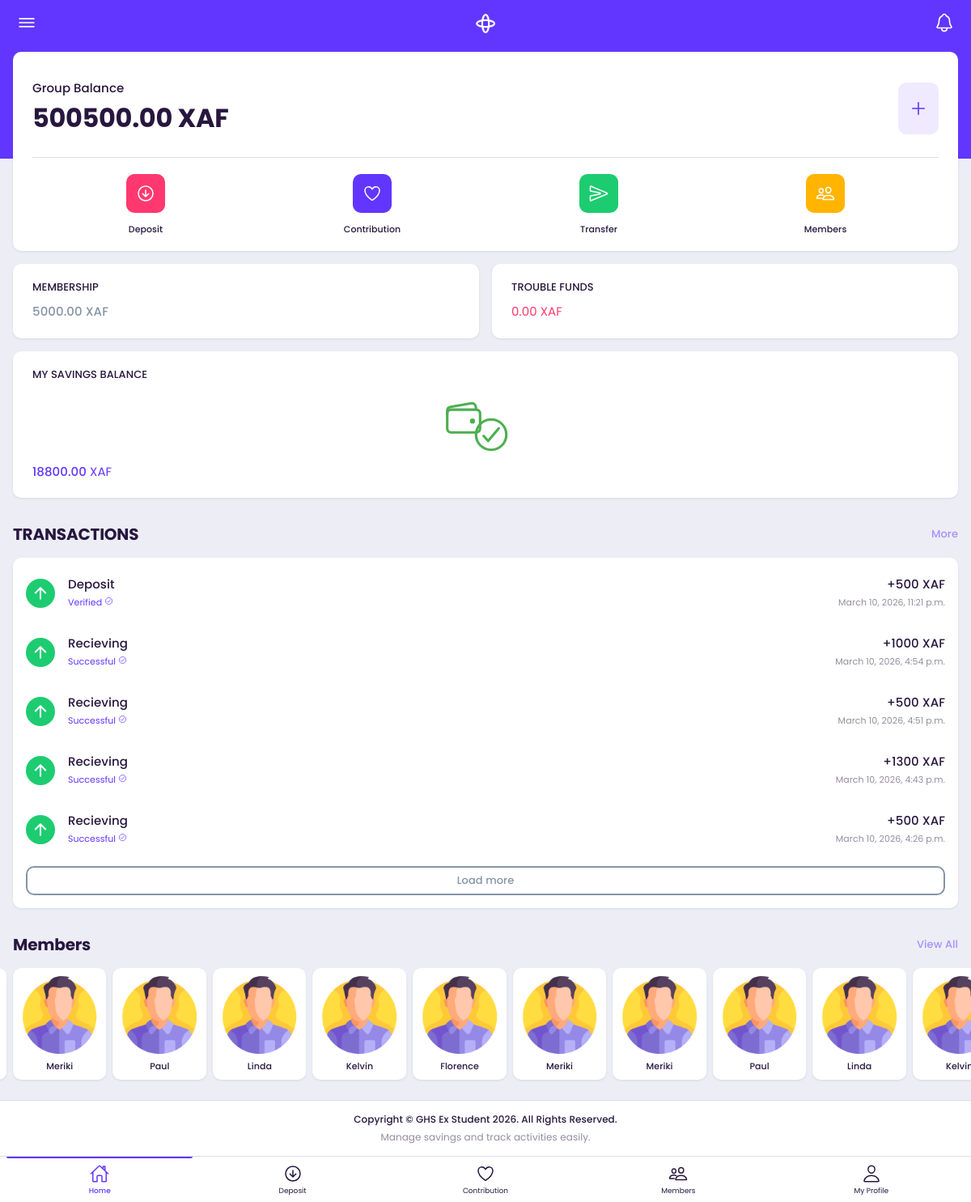
Page /members_dashboard (signed in) on the earlier database version.
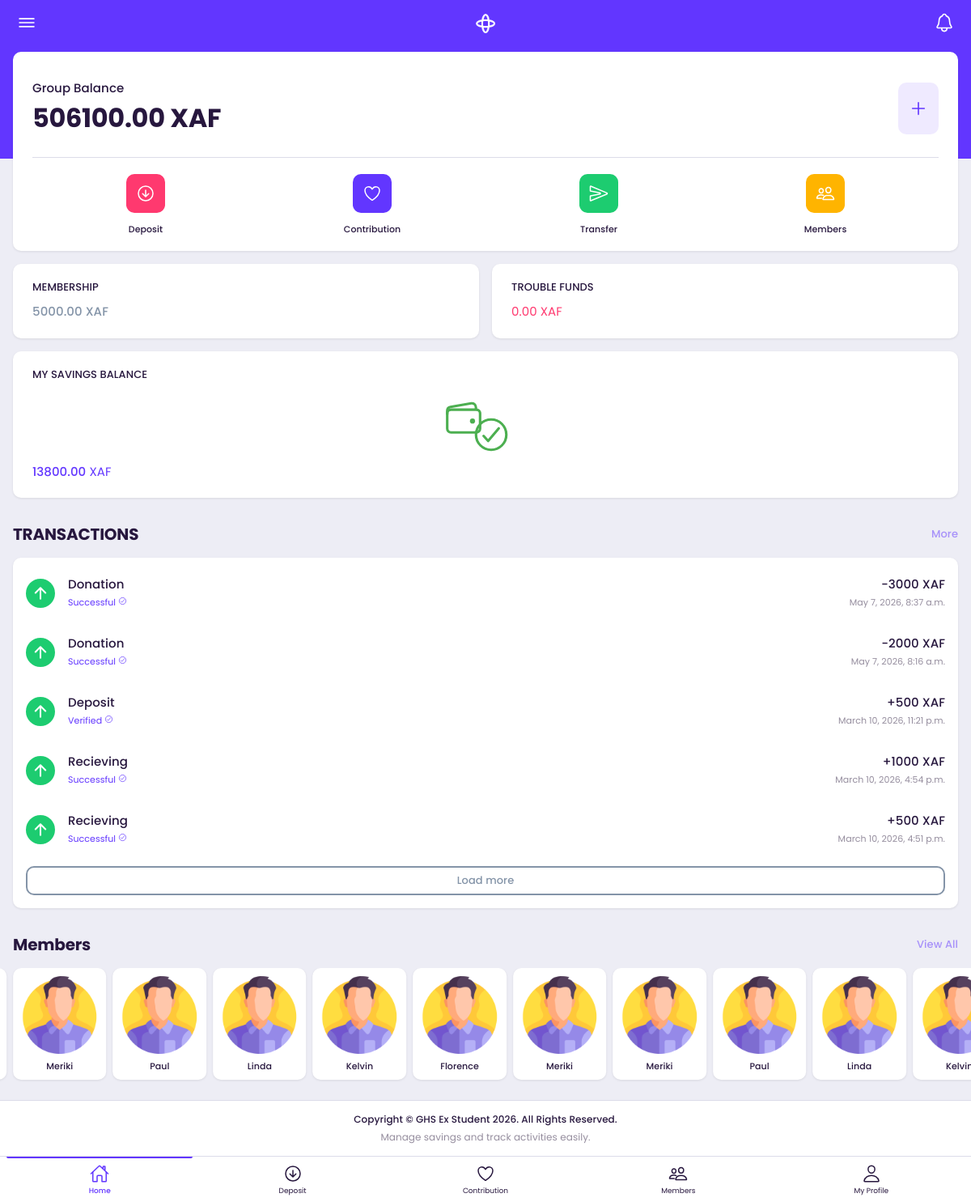
Same page on the later database version.
### members/models.py (models this page shows, shortened)
class Account(models.Model):
    member = models.ForeignKey(User,on_delete=models.CASCADE,null=True,blank=True)
    memberBalance=  models.DecimalField(max_digits=11,decimal_places=2,default=0,blank=True,null=True)
    troubleFundsBalance=  models.DecimalField(max_digits=11,decimal_places=2,default=0,blank=True,null=True)
    mainAccountBalance=  models.DecimalField(max_digits=11,decimal_places=2,default=0,blank=True,null=True)
    registrationAmount=  models.DecimalField(max_digits=11,decimal_places=2,default=0,blank=True,null=True)
    accountNumber = models.CharField(max_length=200,default=0,null=True,blank=True)
    created_at = models.DateField(auto_now_add=True)
    updated_at = models.DateField(auto_now=True)
    class Meta:
        verbose_name_plural = "Members Account"

class Transaction(models.Model):
    member = models.ForeignKey(User,on_delete=models.CASCADE,null=True,blank=True)
    amount=models.DecimalField(max_digits=11,decimal_places=0,default=0,blank=True,null=True)
    transactionType = models.CharField(max_length=200,default=0,null=True,blank=True)
    transactionReference = models.CharField(max_length=200,default="0",null=True,blank=True)
    transactionStatus = models.CharField(max_length=200,default="0",null=True,blank=True)
    PODs = models.FileField(upload_to="POD/", null=True, blank=True)
    created_at = models.DateTimeField(auto_now_add=True)
    updated_at = models.DateTimeField(auto_now=True)

### k12auth/models.py (models this page shows, shortened)
class User(AbstractUser):
    is_member = models.BooleanField(default=False,blank=True,null=True)
    is_cashier = models.BooleanField(default=False,blank=True,null=True)
    is_manager = models.BooleanField(default=False,blank=True,null=True)
    is_admin = models.BooleanField(default=False,blank=True,null=True)
    membershipTitle = models.CharField(max_length=200,default=0,null=True,blank=True)
    position = models.CharField(max_length=200,default=0,null=True,blank=True)
    profilePicture = models.FileField(upload_to="ProfilePictures/", null=True, blank=True)
    class Meta(AbstractUser.Meta):
       swappable = 'AUTH_USER_MODEL'

### k12auth/views.py (the view)
# urls.py: path('members_dashboard', views.member_dashboard, name='member_dashboard'),
@login_required(login_url="/login")
def member_dashboard(request):
    username = request.user.username
    members_instance = User.objects.filter(
        Q(is_member=True, is_staff=False) | Q(is_member=False, is_staff=False))
    main_user = User.objects.only("id").get(username=settings.MAIN_GROUP_NUMBER)
    current_user = request.user
    main_account = Account.objects.filter(member=main_user).first()
    member_account = Account.objects.filter(member=current_user).first()
    mainAccountBalance = main_account.mainAccountBalance if main_account else 0
    troubleFundsBalance = main_account.troubleFundsBalance if main_account else 0
    membersBalance = member_account.memberBalance if member_account else 0
    groupRegistrationAmount = member_account.registrationAmount if member_account else 0
    transaction_log = Transaction.objects.filter(
        member=current_user
    ).order_by('-created_at')[:5]
    toBeReconcileTransaction = Transaction.objects.filter(
        transactionStatus="Initiated",
        transactionType="Deposit"
    ).order_by('-created_at')[:10]
    toBeWithdrawalTransaction = Withdrawal.objects.filter(
        withdrawalStatus="Initiated"
    ).order_by('-created_at')[:10]
    context = {
        'members_instance': members_instance,
        'mainAccountBalance': mainAccountBalance,
        'membersBalance': membersBalance,
        'troubleFundsBalance': troubleFundsBalance,
        'groupRegistrationAmount': groupRegistrationAmount,
        'transaction_log': transaction_log,
        'toBeReconcileTransaction': toBeReconcileTransaction,
        'toBeWithdrawalTransaction': toBeWithdrawalTransaction,
    }
    return render(request, 'members/dashboard.html', context)

### templates/members/dashboard.html (shortened to what this page needs)
{% load static %}
<!doctype html>
<html lang="en">
{% include "ext/header.html" %}
<body>
    <div class="appHeader bg-primary text-light">
        <div class="left">
            <a href="#" class="headerButton" data-bs-toggle="modal" data-bs-target="#sidebarPanel">
                <ion-icon name="menu-outline"></ion-icon>
            </a>
        </div>
        <div class="pageTitle">
            <img src="{% static 'assets/img/loading-icon.png'  %} " alt="logo" class="logo">
        </div>
        <div class="right">
            <a href="/transactions" class="headerButton">
                <ion-icon class="icon" name="notifications-outline"></ion-icon>
            </a>
        </div>
    </div>
    <div id="appCapsule">
        <div class="section wallet-card-section pt-1">
            <div class="wallet-card">
                <div class="balance">
                    <div class="left">
                        <span class="title">Group Balance</span>
                        <h2 class="total">{{mainAccountBalance}} XAF</h2>
                    </div>
                    <div class="right">
                        <a href="#" class="button" data-bs-toggle="modal" data-bs-target="#withdrawActionSheet">
                            <ion-icon name="add-outline"></ion-icon>
                        </a>
                    </div>
                </div>
                {% if request.user.is_admin %}
                <div class="wallet-footer">
                    <div class="item">
                        <a href="/process_donation_withdrawal" >
                            <div class="icon-wrapper bg-danger">
                                <ion-icon name="arrow-down-circle-outline"></ion-icon>
                            </div>
                            <strong>Donx Out</strong>
                        </a>
                    </div>
                    <div class="item">
                        <a href="/new_donation" >
                            <div class="icon-wrapper">
                               <ion-icon name="heart-outline"></ion-icon>
                            </div>
                            <strong>New Contribution</strong>
                        </a>
                    </div>
                    <div class="item">
                        <a href="/unactivated_members">
                            <div class="icon-wrapper bg-success">
                                <ion-icon name="send-outline"></ion-icon>
                            </div>
                            <strong>Activate Member</strong>
                        </a>
                    </div>
                        <div class="item">
                        <a href="/delete_preference_Date">
                            <div class="icon-wrapper bg-success">
                                <ion-icon name="calendar-outline"></ion-icon>
                            </div>
                            <strong>Pref Dates</strong>
                        </a>
                    </div>
                </div>
                {% else %}
                <div class="wallet-footer">
                    <div class="item">
                        <a href="#" data-bs-toggle="modal" data-bs-target="#withdrawActionSheet">
                            <div class="icon-wrapper bg-danger">
                                <ion-icon name="arrow-down-circle-outline"></ion-icon>
                            </div>
                            <strong>Deposit</strong>
                        </a>
                    </div>
                    <div class="item">
                        <a href="/donations" >
                            <div class="icon-wrapper">
                                <ion-icon name="heart-outline"></ion-icon>
                            </div>
                            <strong>Contribution</strong>
                        </a>
                    </div>
                    <div class="item">
                        <a href="/transfer">
                            <div class="icon-wrapper bg-success">
                                <ion-icon name="send-outline"></ion-icon>
                            </div>
                            <strong>Transfer</strong>
                        </a>
                    </div>
                    <div class="item">
                        <a href="/member_list">
                            <div class="icon-wrapper bg-warning">
                                <ion-icon name="people-outline"></ion-icon>
                            </div>
                            <strong>Members</strong>
                        </a>
                    </div>
                </div>
                {% endif %}
            </div>
        </div>
        {% if request.user.is_admin %}
        {% else %}
        <div class="section">
            <div class="row mt-2">
                <div class="col-6">
                    <div class="stat-box">
                        <div class="title text-dark">MEMBERSHIP</div>
                        <div class=" text-secondary"><strong>{{groupRegistrationAmount}} XAF</strong></div>
                    </div>
                </div>
                <div class="col-6">
                    <div class="stat-box">
                        <div class="title text-dark">TROUBLE FUNDS</div>
                        <div class=" text-danger">{{troubleFundsBalance}} XAF</div>
                    </div>
                </div>
            </div>
            <div class="row mt-2">
                    <div class="col-12">
                    <div class="stat-box">
                        <div class="title text-dark">MY SAVINGS BALANCE</div>
                      <div style="text-align:center; margin: 20px;">
                    <ion-icon name="wallet-outline" style="font-size: 50px; color: #4CAF50;"></ion-icon>
                    <ion-icon name="checkmark-circle-outline" style="font-size: 50px; color: #4CAF50; position: relative; left: -20px; top: 20px;"></ion-icon>
                </div>
                        <div class=" text-primary"> <strong>{{membersBalance}}</strong> XAF</div>
                    </div>
                </div>
            </div>
        </div>
        {% endif %}
{% if request.user.is_member %}
        <div class="section mt-4">
            <div class="section-heading">
                <h2 class="title">TRANSACTIONS</h2>
                <a href="/transactions" class="link">More</a>
            </div>
            <div class="card">
                <ul class="listview flush transparent no-line image-listview detailed-list mt-1 mb-1">
                    {% for eachTransaction in transaction_log %}
                    <li>
                        <a href="/transactions_details/{{eachTransaction.id}}" class="item">
                            <div class="icon-box bg-success">
                                <ion-icon name="arrow-up-outline"></ion-icon>
                            </div>
                            <div class="in">
                                <div>
                                    <strong>{{eachTransaction.transactionType}}</strong>
                                    {% if eachTransaction.transactionStatus == "Initiated" or eachTransaction.transactionStatus == "Rejected" or  eachTransaction.transactionStatus == "Fraud" %}
                                    <div class="text-small text-danger">{{eachTransaction.transactionStatus}} <ion-icon name="close-circle-outline"></ion-icon></div>
                                    {% else %}
                                    <div class="text-small text-primary">{{eachTransaction.transactionStatus}} <ion-icon name="checkmark-circle-outline"></ion-icon></div>
                                    {% endif %}
                                </div>
                                <div class="text-end">
                                    {% if eachTransaction.transactionStatus == "Rejected" or eachTransaction.transactionStatus == "Fraud"  %}
                                    <strong>+{{eachTransaction.amount}} XAF</strong>
                                    {% elif eachTransaction.transactionType == "Deposit" or eachTransaction.transactionType == "Recieving" or eachTransaction.transactionType == "Incoming" %}
                                    <strong>+{{eachTransaction.amount}} XAF</strong>
                                    {% elif eachTransaction.transactionType == "Donation" or  eachTransaction.transactionType == "Transfer" or eachTransaction.transactionType  == "Donx Withdrawal" or eachTransaction.transactionType == "Withdrawal" %}
                                    <strong>-{{eachTransaction.amount}} XAF</strong>
                                    {% endif %}
                                    <div class="text-small">
                                        {{eachTransaction.created_at}}
                                    </div>
                                </div>
                            </div>
                        </a>
                    </li>
                    {% endfor %}
                </ul>
                <div class="card-body pt-0">
                    <a href="/transactions" class="btn btn-block btn-outline-secondary">Load more</a>
                </div>
            </div>
        </div>
{% endif %}
        <div class="section full mt-4">
            <div class="section-heading padding">
                <h2 class="title">Members</h2>
                <a href="/member_list" class="link">View All</a>
            </div>
            <div class="carousel-small splide">
                <div class="splide__track">
                    <ul class="splide__list">
                        {% for eachMember in members_instance %}
                        <li class="splide__slide">
                            <a href="/member_details/{{eachMember.username}}">
                                <div class="user-card">
                                    <img src="{% static 'assets/img/photo.png'  %}"  alt="img" class="imaged w-100">
                                    <strong>{{eachMember.first_name}}</strong>
                                </div>
                            </a>
                        </li>
                        {% endfor %}
                    </ul>
                </div>
            </div>
        </div>
        <br>
        <div class="appFooter">
            <div class="footer-title">
                Copyright © GHS Ex Student {% now "Y" %}. All Rights Reserved.
            </div>
            Manage savings and track activities easily.
        </div>
    </div>
    {% include "members/app_buttom_menu.html" %}
</body>
</html>

Differences in the rows shown:
no longer on this page (row unchanged): Transaction: transactionType "Recieving", transactionStatus "Successful", amount "1300", created_at "March 10, 2026, 4:43 p.m."
no longer on this page (row unchanged): Transaction: transactionType "Recieving", transactionStatus "Successful", amount "500", created_at "March 10, 2026, 4:26 p.m."
changed Account (number 1 of 2 on the later page): mainAccountBalance "500500.00" → "506100.00"
changed Account (number 2 of 2 on the later page): memberBalance "18800.00" → "13800.00"
added Transaction: transactionType "Donation", transactionStatus "Successful", amount "3000", created_at "May 7, 2026, 8:37 a.m."
added Transaction: transactionType "Donation", transactionStatus "Successful", amount "2000", created_at "May 7, 2026, 8:16 a.m."
